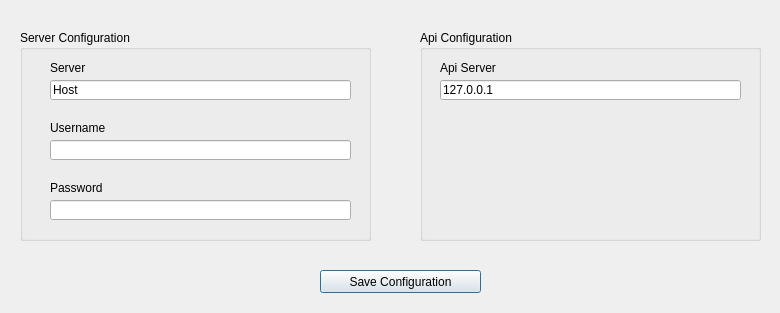
<?xml version="1.0" encoding="UTF-8"?>
<ui version="4.0">
 <class>DlgSetting</class>
 <widget class="QDialog" name="DlgSetting">
  <property name="geometry">
   <rect>
    <x>0</x>
    <y>0</y>
    <width>780</width>
    <height>313</height>
   </rect>
  </property>
  <property name="windowTitle">
   <string>System Setting</string>
  </property>
  <widget class="QGroupBox" name="groupBox">
   <property name="geometry">
    <rect>
     <x>20</x>
     <y>30</y>
     <width>351</width>
     <height>211</height>
    </rect>
   </property>
   <property name="title">
    <string>Server Configuration</string>
   </property>
   <widget class="QLineEdit" name="leDbHost">
    <property name="geometry">
     <rect>
      <x>30</x>
      <y>50</y>
      <width>301</width>
      <height>20</height>
     </rect>
    </property>
    <property name="text">
     <string>Host</string>
    </property>
   </widget>
   <widget class="QLabel" name="label_2">
    <property name="geometry">
     <rect>
      <x>30</x>
      <y>30</y>
      <width>121</width>
      <height>16</height>
     </rect>
    </property>
    <property name="text">
     <string>Server</string>
    </property>
    <property name="alignment">
     <set>Qt::AlignLeading|Qt::AlignLeft|Qt::AlignVCenter</set>
    </property>
   </widget>
   <widget class="QLabel" name="label_5">
    <property name="geometry">
     <rect>
      <x>30</x>
      <y>90</y>
      <width>121</width>
      <height>16</height>
     </rect>
    </property>
    <property name="text">
     <string>Username</string>
    </property>
    <property name="alignment">
     <set>Qt::AlignLeading|Qt::AlignLeft|Qt::AlignVCenter</set>
    </property>
   </widget>
   <widget class="QLineEdit" name="leDbUsername">
    <property name="geometry">
     <rect>
      <x>30</x>
      <y>110</y>
      <width>301</width>
      <height>20</height>
     </rect>
    </property>
   </widget>
   <widget class="QLabel" name="label_6">
    <property name="geometry">
     <rect>
      <x>30</x>
      <y>150</y>
      <width>121</width>
      <height>16</height>
     </rect>
    </property>
    <property name="text">
     <string>Password</string>
    </property>
    <property name="alignment">
     <set>Qt::AlignLeading|Qt::AlignLeft|Qt::AlignVCenter</set>
    </property>
   </widget>
   <widget class="QLineEdit" name="leDbPassword">
    <property name="geometry">
     <rect>
      <x>30</x>
      <y>170</y>
      <width>301</width>
      <height>20</height>
     </rect>
    </property>
    <property name="echoMode">
     <enum>QLineEdit::Password</enum>
    </property>
   </widget>
  </widget>
  <widget class="QPushButton" name="pbSave">
   <property name="geometry">
    <rect>
     <x>320</x>
     <y>270</y>
     <width>161</width>
     <height>23</height>
    </rect>
   </property>
   <property name="cursor">
    <cursorShape>PointingHandCursor</cursorShape>
   </property>
   <property name="text">
    <string>Save Configuration</string>
   </property>
   <property name="icon">
    <iconset resource="../resource/icons.qrc">
     <normaloff>:/button/images/button/save.png</normaloff>:/button/images/button/save.png</iconset>
   </property>
   <property name="iconSize">
    <size>
     <width>16</width>
     <height>16</height>
    </size>
   </property>
   <property name="shortcut">
    <string>Ctrl+S</string>
   </property>
  </widget>
  <widget class="QGroupBox" name="groupBox_2">
   <property name="geometry">
    <rect>
     <x>420</x>
     <y>30</y>
     <width>341</width>
     <height>211</height>
    </rect>
   </property>
   <property name="title">
    <string>Api Configuration</string>
   </property>
   <widget class="QLineEdit" name="leServiceUrl">
    <property name="geometry">
     <rect>
      <x>20</x>
      <y>50</y>
      <width>301</width>
      <height>20</height>
     </rect>
    </property>
    <property name="text">
     <string>127.0.0.1</string>
    </property>
   </widget>
   <widget class="QLabel" name="label_19">
    <property name="geometry">
     <rect>
      <x>20</x>
      <y>30</y>
      <width>121</width>
      <height>16</height>
     </rect>
    </property>
    <property name="text">
     <string>Api Server</string>
    </property>
    <property name="alignment">
     <set>Qt::AlignLeading|Qt::AlignLeft|Qt::AlignVCenter</set>
    </property>
   </widget>
  </widget>
 </widget>
 <resources>
  <include location="../resource/icons.qrc"/>
 </resources>
 <connections/>
</ui>
